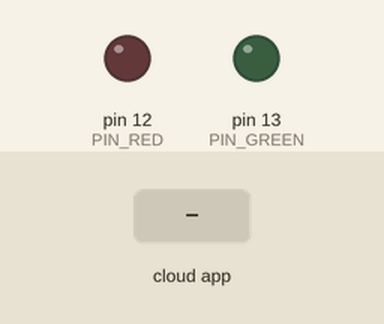
The sketch below on a simulated Arduino Uno, built with avr-gcc and run on an emulated ATmega328P. Parts: output pins drawn as LEDs (lit = HIGH). The test bench sets the inputs (shaded band). The RemoteXY app is connected.

Above: at 1.2 s.
1.3 s: the phone or cloud app sets GREEN to 1
At 1.9 s:
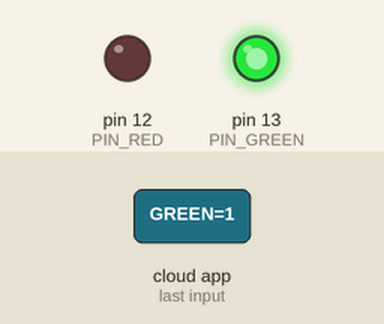
2.8 s: the phone or cloud app sets RED to 1
At 4.0 s:
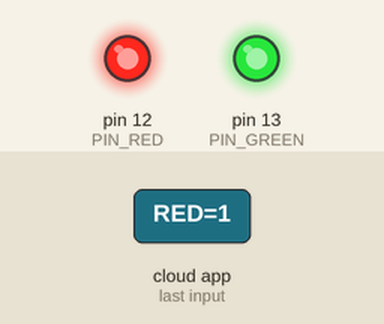
4.3 s: the phone or cloud app sets GREEN to 0
At 5.4 s:
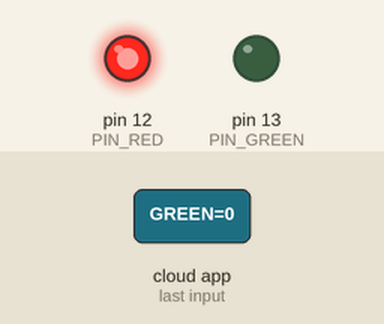
5.8 s: the phone or cloud app sets RED to 0
At 6.5 s:
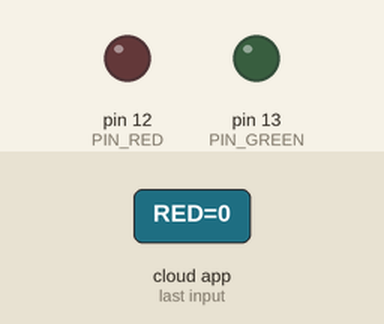
Timing chart, 0 to 8.3 s (numbered marks = the images above; inputs shaded):
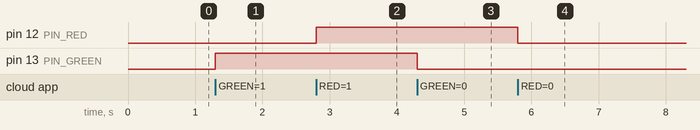

The sketch:

LED_CONTROL-WIFI.ino
```cpp
#define REMOTEXY_MODE__ESP8266_HARDSERIAL_POINT

#include <RemoteXY.h>

#define REMOTEXY_SERIAL Serial
#define REMOTEXY_SERIAL_SPEED 9600
#define REMOTEXY_WIFI_SSID "SATYAM"
#define REMOTEXY_WIFI_PASSWORD "123456789"
#define REMOTEXY_SERVER_PORT 6377

#pragma pack(push, 1)
uint8_t RemoteXY_CONF[] =
  { 255,2,0,0,0,37,0,16,39,1,2,1,10,24,44,23,136,26,31,31,
  79,78,0,79,70,70,0,2,1,10,54,44,22,1,26,31,31,79,78,0,
  79,70,70,0 };

struct {

  uint8_t GREEN;
  uint8_t RED;
  uint8_t connect_flag;

} RemoteXY;
#pragma pack(pop)

#define PIN_GREEN 13
#define PIN_RED 12

void setup()
{
  RemoteXY_Init ();

  pinMode (PIN_GREEN, OUTPUT);
  pinMode (PIN_RED, OUTPUT);

}

void loop()
{
  RemoteXY_Handler ();

  digitalWrite(PIN_GREEN, (RemoteXY.GREEN==0)?LOW:HIGH);
  digitalWrite(PIN_RED, (RemoteXY.RED==0)?LOW:HIGH);

}
```

Measured:
- after the input at 1.3 s, pin 13 (PIN_GREEN): LOW → HIGH at once
- after the input at 2.8 s, pin 12 (PIN_RED): LOW → HIGH at once
- after the input at 4.3 s, pin 13 (PIN_GREEN): HIGH → LOW at once
- after the input at 5.8 s, pin 12 (PIN_RED): HIGH → LOW at once
